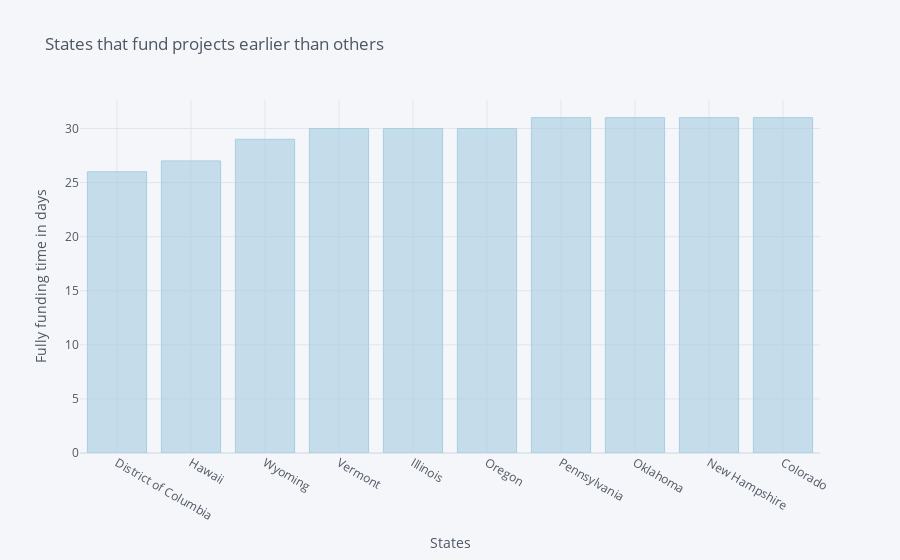

The cell this chart's notebook holds for it:
### Code cell
fast_funding = fast[fast<32].sort_values().head(10)
fast_funding.iplot(kind='bar',xTitle='States',yTitle='Fully funding time in days',
                  title='States that fund projects earlier than others',colorscale='paired')

### Figure 1 — Plotly figure (JSON) as saved in the notebook; plotly's stock layout.template omitted (floating-point values rounded to 4 significant figures)
{"data": [{"marker": {"color": "rgba(166, 206, 227, 0.6)", "line": {"color": "rgba(166, 206, 227, 1.0)", "width": 1}}, "name": "Funding Time", "orientation": "v", "text": "", "type": "bar", "x": ["District of Columbia", "Hawaii", "Wyoming", "Vermont", "Illinois", "Oregon", "Pennsylvania", "Oklahoma", "New Hampshire", "Colorado"], "y": [26, 27, 29, 30, 30, 30, 31, 31, 31, 31]}], "layout": {"legend": {"bgcolor": "#F5F6F9", "font": {"color": "#4D5663"}}, "paper_bgcolor": "#F5F6F9", "plot_bgcolor": "#F5F6F9", "title": {"font": {"color": "#4D5663"}, "text": "States that fund projects earlier than others"}, "xaxis": {"gridcolor": "#E1E5ED", "showgrid": true, "tickfont": {"color": "#4D5663"}, "title": {"font": {"color": "#4D5663"}, "text": "States"}, "zerolinecolor": "#E1E5ED"}, "yaxis": {"gridcolor": "#E1E5ED", "showgrid": true, "tickfont": {"color": "#4D5663"}, "title": {"font": {"color": "#4D5663"}, "text": "Fully funding time in days"}, "zerolinecolor": "#E1E5ED"}}}
